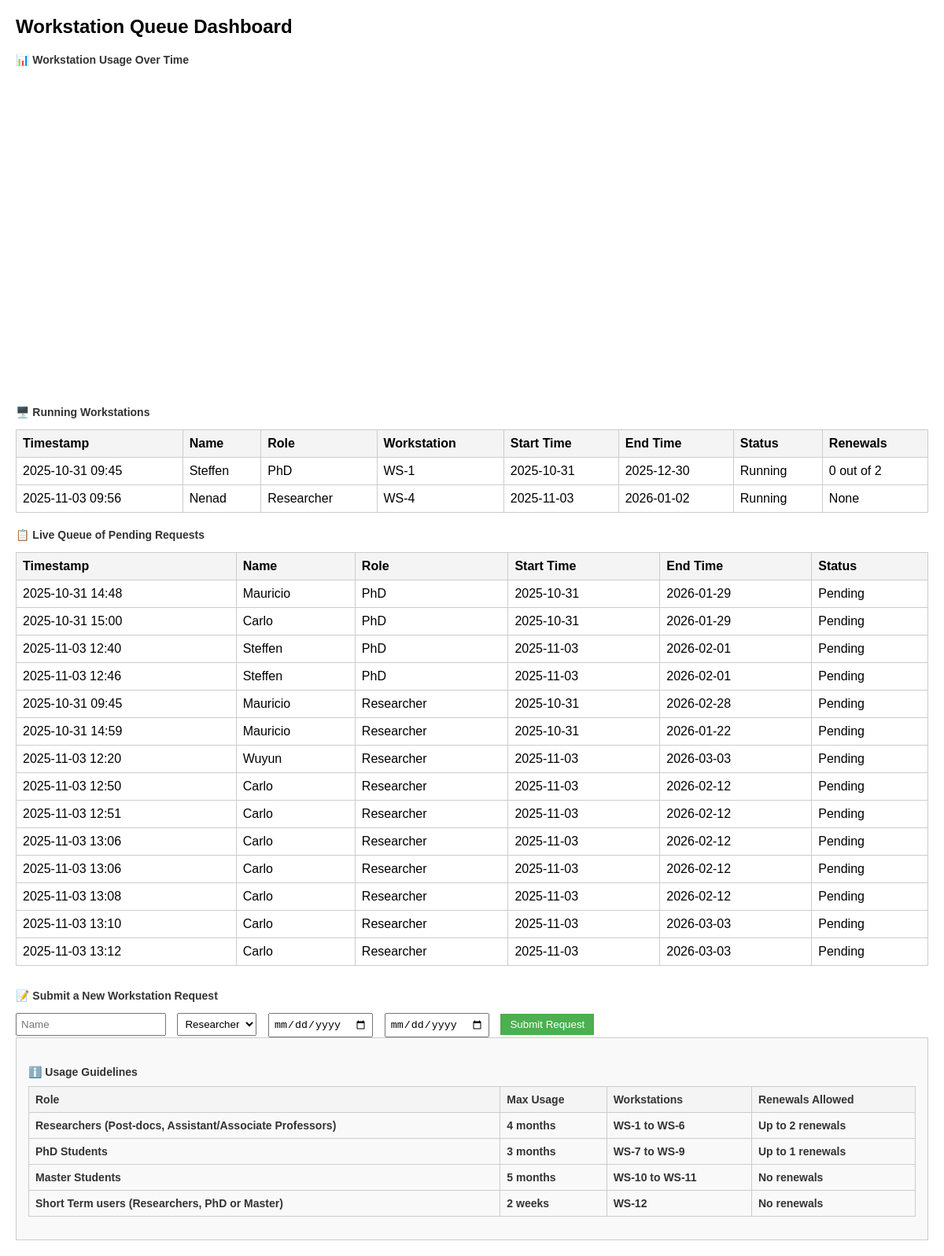
Page / (signed in) on the earlier database version.
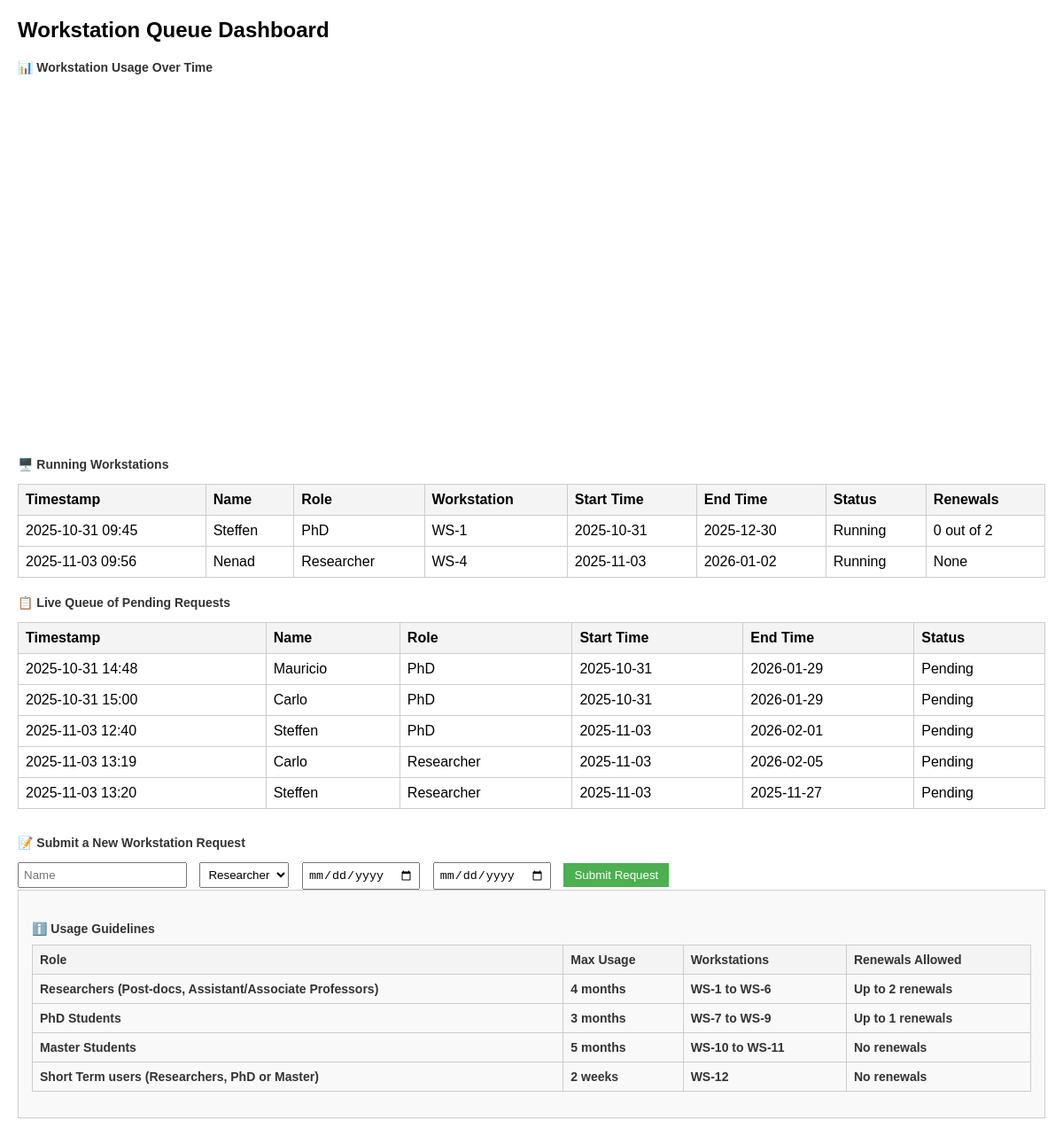
Same page on the later database version.
### app.py (models this page shows)
class Request(db.Model):
    id = db.Column(db.Integer, primary_key=True)
    timestamp = db.Column(db.DateTime, default=datetime.utcnow)
    name = db.Column(db.String(100))
    role = db.Column(db.String(50))
    start_time = db.Column(db.String(50))
    end_time = db.Column(db.String(50))
    status = db.Column(db.String(50), default="Pending")
    workstation = db.Column(db.String(50))
    renewals = db.Column(db.Integer)

### app.py (the view)
@app.route('/')
@login_required
def dashboard():
    Request.query.filter_by(status='Completed').delete()
    db.session.commit()
    pending_requests = (Request.query.filter_by(status='Pending').order_by(Request.role.asc(),Request.timestamp.asc()).all())
    running_requests = (Request.query.filter_by(status='Running').order_by(Request.role.asc(),Request.timestamp.asc()).all())
    chart_data = []
    for req in running_requests:
        chart_data.append({
            "name": req.name or "",
            "workstation": req.workstation or "",
            "start": str(req.start_time),
            "end": str(req.end_time),
            "renewals": req.renewals or "",
            "color": "blue" if req.role == "PhD" else "orange" if req.role == "Master" else "green"
        })
    return render_template('dashboard.html',
                           pending_requests=pending_requests,
                           running_requests=running_requests,
                           chart_data=chart_data)

### app.py (called while the page is built)
@login_manager.user_loader
def load_user(user_id):
    return User.query.get(int(user_id))

### templates/dashboard.html (shortened to what this page needs)
<!DOCTYPE html>
<html lang="en">
<head>
</head>
<body>
    <h1>Workstation Queue Dashboard</h1>
    <h2>📊 Workstation Usage Over Time</h2>
    <div id="usageChart" style="width:100%;height:400px;"></div>
    <h3>🖥️ Running Workstations</h3>
    <table>
        <tr><th>Timestamp</th><th>Name</th><th>Role</th><th>Workstation</th><th>Start Time</th><th>End Time</th><th>Status</th><th>Renewals</th></tr>
        {% for req in running_requests %}
        <tr>
            <td>{{ req.timestamp.strftime('%Y-%m-%d %H:%M') }}</td>
            <td>{{ req.name }}</td>
            <td>{{ req.role }}</td>
            <td>{{ req.workstation }}</td>
            <td>{{ req.start_time }}</td>
            <td>{{ req.end_time }}</td>
            <td>{{ req.status }}</td>
            <td>{{ req.renewals }}</td>
        </tr>
        {% endfor %}
    </table>
    <h3>📋 Live Queue of Pending Requests</h3>
    <table>
        <tr><th>Timestamp</th><th>Name</th><th>Role</th><th>Start Time</th><th>End Time</th><th>Status</th></tr>
        {% for req in pending_requests %}
        <tr>
            <td>{{ req.timestamp.strftime('%Y-%m-%d %H:%M') }}</td>
            <td>{{ req.name }}</td>
            <td>{{ req.role }}</td>
            <td>{{ req.start_time }}</td>
            <td>{{ req.end_time }}</td>
            <td>{{ req.status }}</td>
        </tr>
        {% endfor %}
    </table>
<div class="form-section">
<h3>📝 Submit a New Workstation Request</h3>
<form id="requestForm">
<input name="name" placeholder="Name" required="" type="text"/>
<select name="role">
<option value="Researcher">Researcher</option>
</select>
<input name="startTime" required="" type="date"/>
<input name="endTime" required="" type="date"/>
<button class="submit-btn" type="submit">Submit Request</button>
</form>
</div>
    <div style="background-color:#f9f9f9; padding:15px; border:1px solid #ccc; margin-bottom:20px;">
<h3>ℹ️ Usage Guidelines
<table border="1" style="width:100%; margin-top:10px; border-collapse:collapse;">
<thead>
<tr style="background-color:#f2f2f2;">
<th>Role</th>
<th>Max Usage</th>
<th>Workstations</th>
<th>Renewals Allowed</th>
</tr>
</thead>
<tbody>
<tr>
<td>Researchers (Post-docs, Assistant/Associate Professors)</td>
<td>4 months</td>
<td>WS-1 to WS-6</td>
<td>Up to 2 renewals</td>
</tr>
<tr>
<td>PhD Students</td>
<td>3 months</td>
<td>WS-7 to WS-9</td>
<td>Up to 1 renewals</td>
</tr>
<tr>
<td>Master Students</td>
<td>5 months</td>
<td>WS-10 to WS-11</td>
<td>No renewals</td>
</tr>
<tr>
<td>Short Term users (Researchers, PhD or Master)</td>
<td>2 weeks</td>
<td>WS-12</td>
<td>No renewals</td>
</tr>
</tbody>
</table>
</h3>
</body>
</html>

### templates/dashboard.html (style rules this page uses)
body { font-family: Arial, sans-serif; margin: 20px; }
h1 { font-size: 24px; margin-bottom: 10px; }
h2, h3 { font-size: 14px; margin-top: 20px; color: #333; }
table { width: 100%; border-collapse: collapse; margin-top: 10px; }
th, td { border: 1px solid #ccc; padding: 8px; text-align: left; }
th { background-color: #f4f4f4; }
.form-section { margin-top: 30px; }
.form-section input, .form-section select { margin-right: 10px; padding: 5px; }
.submit-btn { padding: 6px 12px; background-color: #4CAF50; color: white; border: none; cursor: pointer; }

Differences in the rows shown:
removed Request: timestamp "2025-10-31 09:45", name "Mauricio", role "Researcher", start_time "2025-10-31", end_time "2026-02-28", status "Pending", shown under "📋 Live Queue of Pending Requests"
removed Request: timestamp "2025-10-31 14:59", name "Mauricio", role "Researcher", start_time "2025-10-31", end_time "2026-01-22", status "Pending", shown under "📋 Live Queue of Pending Requests"
removed Request: timestamp "2025-11-03 12:20", name "Wuyun", role "Researcher", start_time "2025-11-03", end_time "2026-03-03", status "Pending", shown under "📋 Live Queue of Pending Requests"
removed Request: timestamp "2025-11-03 12:51", name "Carlo", role "Researcher", start_time "2025-11-03", end_time "2026-02-12", status "Pending", shown under "📋 Live Queue of Pending Requests"
removed Request: timestamp "2025-11-03 13:06", name "Carlo", role "Researcher", start_time "2025-11-03", end_time "2026-02-12", status "Pending", shown under "📋 Live Queue of Pending Requests"
removed Request: timestamp "2025-11-03 13:06", name "Carlo", role "Researcher", start_time "2025-11-03", end_time "2026-02-12", status "Pending", shown under "📋 Live Queue of Pending Requests"
removed Request: timestamp "2025-11-03 13:08", name "Carlo", role "Researcher", start_time "2025-11-03", end_time "2026-02-12", status "Pending", shown under "📋 Live Queue of Pending Requests"
removed Request: timestamp "2025-11-03 13:10", name "Carlo", role "Researcher", start_time "2025-11-03", end_time "2026-03-03", status "Pending", shown under "📋 Live Queue of Pending Requests"
removed Request: timestamp "2025-11-03 13:12", name "Carlo", role "Researcher", start_time "2025-11-03", end_time "2026-03-03", status "Pending", shown under "📋 Live Queue of Pending Requests"
changed Request (number 6 of 7 on the later page): timestamp "2025-11-03 12:46" → "2025-11-03 13:19"; name "Steffen" → "Carlo"; role "PhD" → "Researcher"; end_time "2026-02-01" → "2026-02-05"
changed Request (number 7 of 7 on the later page): timestamp "2025-11-03 12:50" → "2025-11-03 13:20"; name "Carlo" → "Steffen"; end_time "2026-02-12" → "2025-11-27"
